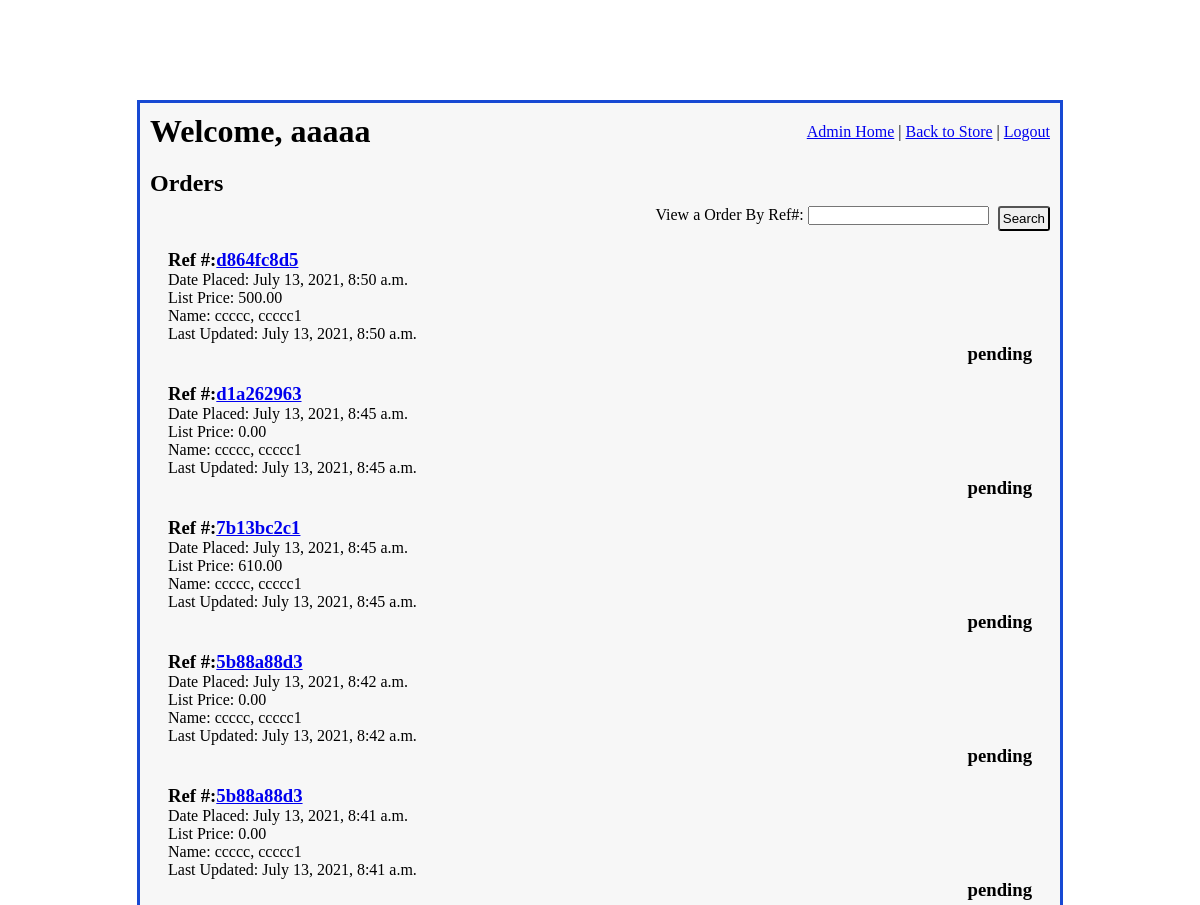
The page /admin_access/orders_display (signed in, upper part) on the database as committed earlier.
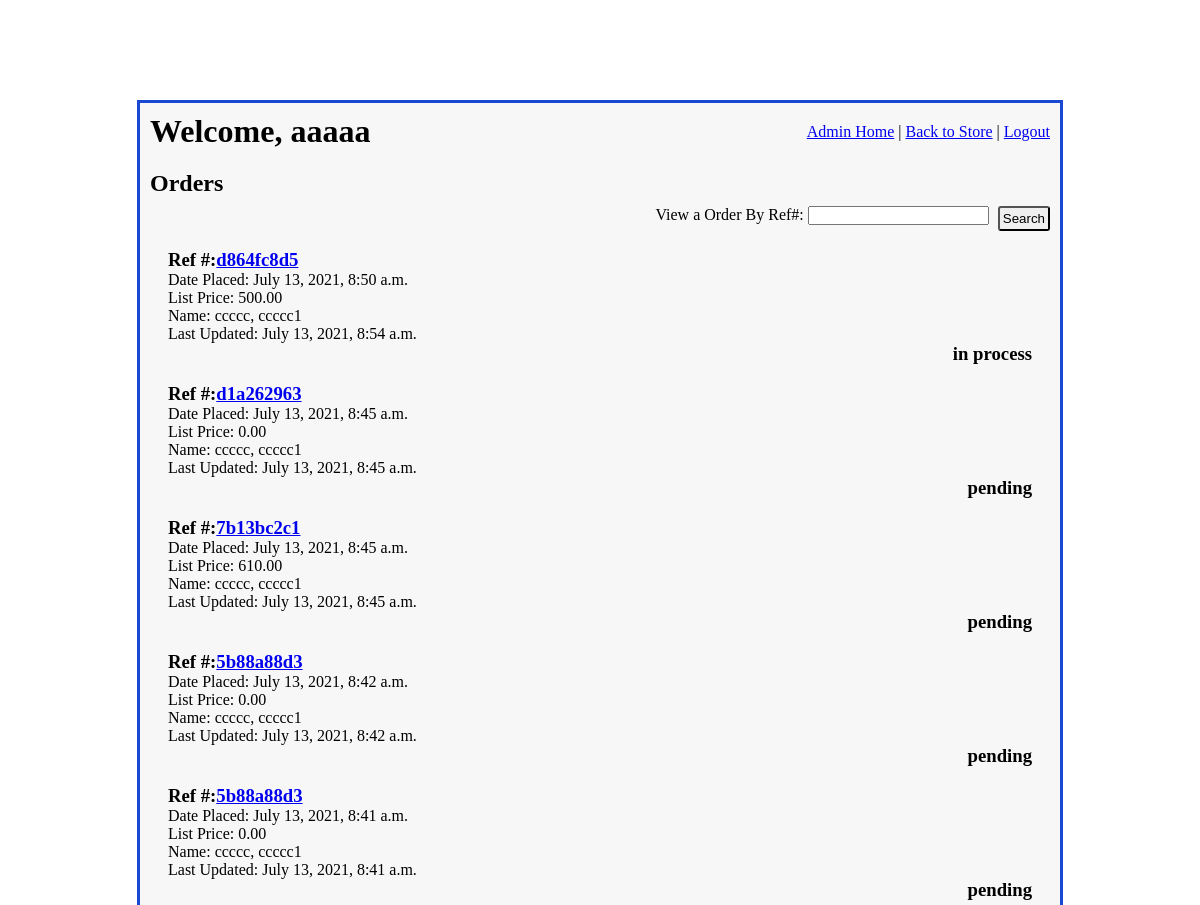
The same page on the database as committed later.
### imgfield_app/models.py (models this page shows)
class Order(models.Model):
    ordered_by = models.ForeignKey(
        User,
        related_name="user_orders",
        on_delete=models.CASCADE
    )
    contact_info =  models.ForeignKey(
        ContactInfo,
        related_name="orders",
        on_delete = models.CASCADE,
        null=True, blank=True,
    )
    ref_number = models.CharField(max_length=10)
    total_price = models.DecimalField(decimal_places=2, max_digits=10, null=True, blank=True)
    status = models.CharField(max_length=27)
    special_instructions = models.TextField(null=True, blank=True)
    office_notes = models.TextField(null=True, blank=True)
    created_at = models.DateTimeField(auto_now_add=True)
    updated_at = models.DateTimeField(auto_now=True)
    objects = OrderManager()

class User(models.Model):
    first_name = models.CharField(max_length=45)
    last_name = models.CharField(max_length=60)
    email = models.CharField(max_length=60)
    password = models.CharField(max_length=60)
    security_level = models.IntegerField()
    created_at = models.DateTimeField(auto_now_add=True)
    updated_at = models.DateTimeField(auto_now=True)
    objects = UserManager()

### admin_app/views.py (the view)
# urls.py: path('orders_display', views.orders_display),
def orders_display(request):
    if 'user_id' in request.session:
        logged_user = User.objects.get(id=request.session['user_id'])
        if logged_user.security_level > 4:
            all_active_orders= Order.objects.exclude(status = "archived").order_by('-created_at')
            context = {
                'logged_user': logged_user,
                'all_active_orders': all_active_orders
            }
        return render(request, "orders_display.html", context)
    return redirect("/")

### admin_app/templates/orders_display.html (shortened to what this page needs)
<!DOCTYPE html>
<html lang="en">
<head>
    {% load static %}
    <link rel="stylesheet" href="{% static 'css/admin_main.css' %}">
    <link rel="stylesheet" href="{% static 'css/quotes_display.css' %}">
</head>
<body>
    <div id="wrapper">
        <div id="header">
            <h1>Welcome, {{ logged_user.first_name }}</h1>
            <div id="links">
                <a href="/admin_access">Admin Home</a>  |
                <a href="/">Back to Store</a>  |
                <a href="/signon/logout">Logout</a>
            </div>
        </div>
        <div id="content">
            <h2>Orders</h2>
            <form action="/admin_access/find_order" method="POST">
                <p>View a Order By Ref#: <input type="text" name="order_ref_num"></p>
                <button type="submit">Search</button>
            </form>
            <div id="quotes">
                {% for order in all_active_orders %}
                    <div class="quote_pod">
                        <div class="quote_info">
                            <h3>Ref #:<a href="/admin_access/view_order/{{ order.id }}">{{ order.ref_number }}</a></h3>
                            <p>Date Placed: {{ order.created_at }}</p>
                            <p>List Price: {{order.total_price }}</p>
                            <p>Name: {{ order.ordered_by.last_name }}, {{ order.ordered_by.first_name }}</p>
                            <p>Last Updated: {{ order.updated_at }}</p>
                        </div>
                        <div class="quote_status">
                            <h3 class="status">{{ order.status }}</h3>
                        </div>
                    </div>
                {% endfor%}
            </div>
        </div>
    </div>
</body>
</html>

Rows that differ between the two databases and show on the page:
changed Order "d864fc8d5": updated_at "July 13, 2021, 8:50 a.m." → "July 13, 2021, 8:54 a.m."; status "pending" → "in process"
